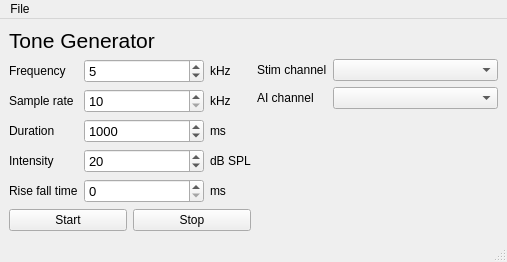
<?xml version="1.0" encoding="UTF-8"?>
<ui version="4.0">
 <class>tgform</class>
 <widget class="QMainWindow" name="tgform">
  <property name="geometry">
   <rect>
    <x>0</x>
    <y>0</y>
    <width>507</width>
    <height>261</height>
   </rect>
  </property>
  <property name="windowTitle">
   <string>MainWindow</string>
  </property>
  <widget class="QWidget" name="centralwidget">
   <layout class="QVBoxLayout" name="verticalLayout_2">
    <item>
     <widget class="QLabel" name="label">
      <property name="sizePolicy">
       <sizepolicy hsizetype="Fixed" vsizetype="Preferred">
        <horstretch>0</horstretch>
        <verstretch>0</verstretch>
       </sizepolicy>
      </property>
      <property name="font">
       <font>
        <pointsize>16</pointsize>
       </font>
      </property>
      <property name="text">
       <string>Tone Generator</string>
      </property>
     </widget>
    </item>
    <item>
     <layout class="QHBoxLayout" name="horizontalLayout_2">
      <item>
       <layout class="QVBoxLayout" name="verticalLayout">
        <item>
         <layout class="QGridLayout" name="gridLayout">
          <item row="0" column="0">
           <widget class="QLabel" name="label_2">
            <property name="sizePolicy">
             <sizepolicy hsizetype="Fixed" vsizetype="Preferred">
              <horstretch>0</horstretch>
              <verstretch>0</verstretch>
             </sizepolicy>
            </property>
            <property name="text">
             <string>Frequency</string>
            </property>
           </widget>
          </item>
          <item row="0" column="1">
           <widget class="QSpinBox" name="freq_spnbx">
            <property name="font">
             <font>
              <pointsize>10</pointsize>
             </font>
            </property>
            <property name="maximum">
             <number>200</number>
            </property>
            <property name="singleStep">
             <number>5</number>
            </property>
            <property name="value">
             <number>5</number>
            </property>
           </widget>
          </item>
          <item row="0" column="2">
           <widget class="QLabel" name="label_7">
            <property name="sizePolicy">
             <sizepolicy hsizetype="Fixed" vsizetype="Preferred">
              <horstretch>0</horstretch>
              <verstretch>0</verstretch>
             </sizepolicy>
            </property>
            <property name="text">
             <string>kHz</string>
            </property>
           </widget>
          </item>
          <item row="1" column="0">
           <widget class="QLabel" name="label_3">
            <property name="sizePolicy">
             <sizepolicy hsizetype="Fixed" vsizetype="Preferred">
              <horstretch>0</horstretch>
              <verstretch>0</verstretch>
             </sizepolicy>
            </property>
            <property name="text">
             <string>Sample rate</string>
            </property>
           </widget>
          </item>
          <item row="1" column="1">
           <widget class="QSpinBox" name="sr_spnbx">
            <property name="font">
             <font>
              <pointsize>10</pointsize>
             </font>
            </property>
            <property name="minimum">
             <number>10</number>
            </property>
            <property name="maximum">
             <number>400</number>
            </property>
            <property name="singleStep">
             <number>10</number>
            </property>
            <property name="value">
             <number>10</number>
            </property>
           </widget>
          </item>
          <item row="1" column="2">
           <widget class="QLabel" name="label_8">
            <property name="sizePolicy">
             <sizepolicy hsizetype="Fixed" vsizetype="Preferred">
              <horstretch>0</horstretch>
              <verstretch>0</verstretch>
             </sizepolicy>
            </property>
            <property name="text">
             <string>kHz</string>
            </property>
           </widget>
          </item>
          <item row="2" column="0">
           <widget class="QLabel" name="label_4">
            <property name="sizePolicy">
             <sizepolicy hsizetype="Fixed" vsizetype="Preferred">
              <horstretch>0</horstretch>
              <verstretch>0</verstretch>
             </sizepolicy>
            </property>
            <property name="text">
             <string>Duration</string>
            </property>
           </widget>
          </item>
          <item row="2" column="1">
           <widget class="QSpinBox" name="dur_spnbx">
            <property name="font">
             <font>
              <pointsize>10</pointsize>
             </font>
            </property>
            <property name="minimum">
             <number>100</number>
            </property>
            <property name="maximum">
             <number>50000</number>
            </property>
            <property name="singleStep">
             <number>100</number>
            </property>
            <property name="value">
             <number>1000</number>
            </property>
           </widget>
          </item>
          <item row="2" column="2">
           <widget class="QLabel" name="label_9">
            <property name="sizePolicy">
             <sizepolicy hsizetype="Fixed" vsizetype="Preferred">
              <horstretch>0</horstretch>
              <verstretch>0</verstretch>
             </sizepolicy>
            </property>
            <property name="text">
             <string>ms</string>
            </property>
           </widget>
          </item>
          <item row="3" column="0">
           <widget class="QLabel" name="label_5">
            <property name="text">
             <string>Intensity</string>
            </property>
           </widget>
          </item>
          <item row="3" column="1">
           <widget class="QSpinBox" name="db_spnbx">
            <property name="font">
             <font>
              <pointsize>10</pointsize>
             </font>
            </property>
            <property name="maximum">
             <number>150</number>
            </property>
            <property name="singleStep">
             <number>5</number>
            </property>
            <property name="value">
             <number>20</number>
            </property>
           </widget>
          </item>
          <item row="3" column="2">
           <widget class="QLabel" name="label_10">
            <property name="sizePolicy">
             <sizepolicy hsizetype="Fixed" vsizetype="Preferred">
              <horstretch>0</horstretch>
              <verstretch>0</verstretch>
             </sizepolicy>
            </property>
            <property name="text">
             <string>dB SPL</string>
            </property>
           </widget>
          </item>
          <item row="4" column="0">
           <widget class="QLabel" name="label_6">
            <property name="text">
             <string>Rise fall time</string>
            </property>
           </widget>
          </item>
          <item row="4" column="1">
           <widget class="QSpinBox" name="risefall_spnbx">
            <property name="font">
             <font>
              <pointsize>10</pointsize>
             </font>
            </property>
            <property name="maximum">
             <number>100</number>
            </property>
           </widget>
          </item>
          <item row="4" column="2">
           <widget class="QLabel" name="label_11">
            <property name="sizePolicy">
             <sizepolicy hsizetype="Fixed" vsizetype="Preferred">
              <horstretch>0</horstretch>
              <verstretch>0</verstretch>
             </sizepolicy>
            </property>
            <property name="text">
             <string>ms</string>
            </property>
           </widget>
          </item>
         </layout>
        </item>
        <item>
         <layout class="QHBoxLayout" name="horizontalLayout">
          <item>
           <widget class="QPushButton" name="start_button">
            <property name="text">
             <string>Start</string>
            </property>
           </widget>
          </item>
          <item>
           <widget class="QPushButton" name="stop_button">
            <property name="text">
             <string>Stop</string>
            </property>
           </widget>
          </item>
         </layout>
        </item>
       </layout>
      </item>
      <item>
       <layout class="QGridLayout" name="gridLayout_2">
        <item row="3" column="0">
         <widget class="QLabel" name="label_13">
          <property name="sizePolicy">
           <sizepolicy hsizetype="Fixed" vsizetype="Preferred">
            <horstretch>0</horstretch>
            <verstretch>0</verstretch>
           </sizepolicy>
          </property>
          <property name="text">
           <string>AI channel</string>
          </property>
         </widget>
        </item>
        <item row="2" column="1">
         <widget class="QComboBox" name="aochan_box"/>
        </item>
        <item row="4" column="1">
         <spacer name="verticalSpacer_3">
          <property name="orientation">
           <enum>Qt::Vertical</enum>
          </property>
          <property name="sizeHint" stdset="0">
           <size>
            <width>20</width>
            <height>40</height>
           </size>
          </property>
         </spacer>
        </item>
        <item row="2" column="0">
         <widget class="QLabel" name="label_12">
          <property name="sizePolicy">
           <sizepolicy hsizetype="Fixed" vsizetype="Preferred">
            <horstretch>0</horstretch>
            <verstretch>0</verstretch>
           </sizepolicy>
          </property>
          <property name="text">
           <string>Stim channel</string>
          </property>
         </widget>
        </item>
        <item row="3" column="1">
         <widget class="QComboBox" name="aichan_box"/>
        </item>
       </layout>
      </item>
     </layout>
    </item>
   </layout>
  </widget>
  <widget class="QMenuBar" name="menubar">
   <property name="geometry">
    <rect>
     <x>0</x>
     <y>0</y>
     <width>507</width>
     <height>21</height>
    </rect>
   </property>
   <widget class="QMenu" name="menuFile">
    <property name="title">
     <string>File</string>
    </property>
    <addaction name="actionQuit"/>
   </widget>
   <addaction name="menuFile"/>
  </widget>
  <widget class="QStatusBar" name="statusbar"/>
  <action name="actionQuit">
   <property name="text">
    <string>Quit</string>
   </property>
  </action>
 </widget>
 <resources/>
 <connections>
  <connection>
   <sender>actionQuit</sender>
   <signal>triggered()</signal>
   <receiver>tgform</receiver>
   <slot>close()</slot>
   <hints>
    <hint type="sourcelabel">
     <x>-1</x>
     <y>-1</y>
    </hint>
    <hint type="destinationlabel">
     <x>188</x>
     <y>133</y>
    </hint>
   </hints>
  </connection>
 </connections>
</ui>
